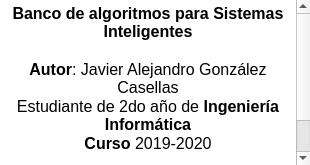
<?xml version="1.0" encoding="UTF-8"?>
<ui version="4.0">
 <class>Dialog</class>
 <widget class="QDialog" name="Dialog">
  <property name="geometry">
   <rect>
    <x>0</x>
    <y>0</y>
    <width>310</width>
    <height>165</height>
   </rect>
  </property>
  <property name="minimumSize">
   <size>
    <width>310</width>
    <height>165</height>
   </size>
  </property>
  <property name="maximumSize">
   <size>
    <width>332</width>
    <height>210</height>
   </size>
  </property>
  <property name="windowTitle">
   <string>Acerca de BASI</string>
  </property>
  <property name="modal">
   <bool>true</bool>
  </property>
  <layout class="QGridLayout" name="gridLayout">
   <property name="leftMargin">
    <number>0</number>
   </property>
   <property name="topMargin">
    <number>0</number>
   </property>
   <property name="rightMargin">
    <number>0</number>
   </property>
   <property name="bottomMargin">
    <number>0</number>
   </property>
   <item row="0" column="0">
    <widget class="QTextBrowser" name="acerca">
     <property name="frameShape">
      <enum>QFrame::NoFrame</enum>
     </property>
     <property name="html">
      <string>&lt;!DOCTYPE HTML PUBLIC &quot;-//W3C//DTD HTML 4.0//EN&quot; &quot;http://www.w3.org/TR/REC-html40/strict.dtd&quot;&gt;
&lt;html&gt;&lt;head&gt;&lt;meta name=&quot;qrichtext&quot; content=&quot;1&quot; /&gt;&lt;style type=&quot;text/css&quot;&gt;
p, li { white-space: pre-wrap; }
&lt;/style&gt;&lt;/head&gt;&lt;body style=&quot; font-family:'MS Shell Dlg 2'; font-size:8.25pt; font-weight:400; font-style:normal;&quot;&gt;
&lt;p align=&quot;center&quot; style=&quot; margin-top:0px; margin-bottom:0px; margin-left:0px; margin-right:0px; -qt-block-indent:0; text-indent:0px;&quot;&gt;&lt;span style=&quot; font-size:12pt; font-weight:600;&quot;&gt;Banco de algoritmos para Sistemas Inteligentes&lt;/span&gt;&lt;/p&gt;
&lt;p align=&quot;center&quot; style=&quot;-qt-paragraph-type:empty; margin-top:0px; margin-bottom:0px; margin-left:0px; margin-right:0px; -qt-block-indent:0; text-indent:0px; font-size:12pt; font-weight:600;&quot;&gt;&lt;br /&gt;&lt;/p&gt;
&lt;p align=&quot;center&quot; style=&quot; margin-top:0px; margin-bottom:0px; margin-left:0px; margin-right:0px; -qt-block-indent:0; text-indent:0px;&quot;&gt;&lt;span style=&quot; font-size:12pt; font-weight:600;&quot;&gt;Autor&lt;/span&gt;&lt;span style=&quot; font-size:12pt;&quot;&gt;: Javier Alejandro González Casellas&lt;/span&gt;&lt;/p&gt;
&lt;p align=&quot;center&quot; style=&quot; margin-top:0px; margin-bottom:0px; margin-left:0px; margin-right:0px; -qt-block-indent:0; text-indent:0px;&quot;&gt;&lt;span style=&quot; font-size:12pt;&quot;&gt;Estudiante de 2do año de &lt;/span&gt;&lt;span style=&quot; font-size:12pt; font-weight:600;&quot;&gt;Ingeniería Informática&lt;/span&gt;&lt;/p&gt;
&lt;p align=&quot;center&quot; style=&quot; margin-top:0px; margin-bottom:0px; margin-left:0px; margin-right:0px; -qt-block-indent:0; text-indent:0px;&quot;&gt;&lt;span style=&quot; font-size:12pt; font-weight:600;&quot;&gt;Curso &lt;/span&gt;&lt;span style=&quot; font-size:12pt;&quot;&gt;2019-2020&lt;/span&gt;&lt;/p&gt;
&lt;p align=&quot;center&quot; style=&quot;-qt-paragraph-type:empty; margin-top:0px; margin-bottom:0px; margin-left:0px; margin-right:0px; -qt-block-indent:0; text-indent:0px; font-size:12pt;&quot;&gt;&lt;br /&gt;&lt;/p&gt;
&lt;p align=&quot;center&quot; style=&quot; margin-top:0px; margin-bottom:0px; margin-left:0px; margin-right:0px; -qt-block-indent:0; text-indent:0px;&quot;&gt;&lt;span style=&quot; font-size:12pt;&quot;&gt;©Copyright 2020 - Todos los derechos reservados&lt;/span&gt;&lt;/p&gt;&lt;/body&gt;&lt;/html&gt;</string>
     </property>
    </widget>
   </item>
  </layout>
 </widget>
 <resources/>
 <connections/>
</ui>
